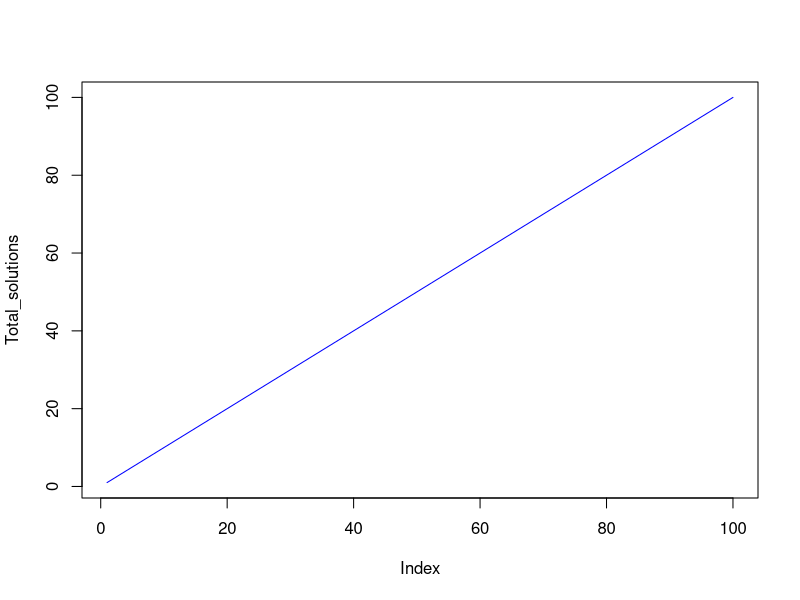

Write the R code that produced this figure.
#Write a function Find_expression, which should be able to print every possible 
#solution that makes the expression evaluate to a random integer from 1 to 100. 
#For example, Find_expression(50) should print lines include:
#5.1

Find_expression <- function(n){
  library(gtools)
  Insert             <-   c("+","-","")
  permutions_all     <-   permutations(3,8,Insert,repeats.allowed=TRUE)
  permutions_all2    <-   c()
  number             <-   length(permutions_all)/8        
  for(i in 1:number){
    permutions_all2[i]  <-   1
  }
  permutions_all3    <-   c()
 
  for(j in 1:number){
    for(k in 1:8){
      if(permutions_all[j,k]!=""){
        permutions_all2[j] = paste0(permutions_all2[j],permutions_all[j,k],k+1)
      }
      else{
        permutions_all2[j] = paste0(permutions_all2[j],k+1)
      }
    }
  }
  for(m in 1:number) {
    permutions_all3[m] = eval(parse(text=permutions_all2[m]))
  }
  for(mm in 1:number){
    if(permutions_all3[mm] == n){
      print(paste(permutions_all2[mm],"=",n))
    }
  }
#5.2
integer <- rep(1:100,1)
Total_solutions  <-  c()
for (i in 1:100){
  for(j in 1:number){
    if(permutions_all3[j] == i){
      Total_solutions[i] = Total_solutions[i] + 1
     }
   }
  }
plot(1:100,Total_solutions,lwd=1,type="l",col="blue")
}
Find_expression(50)
